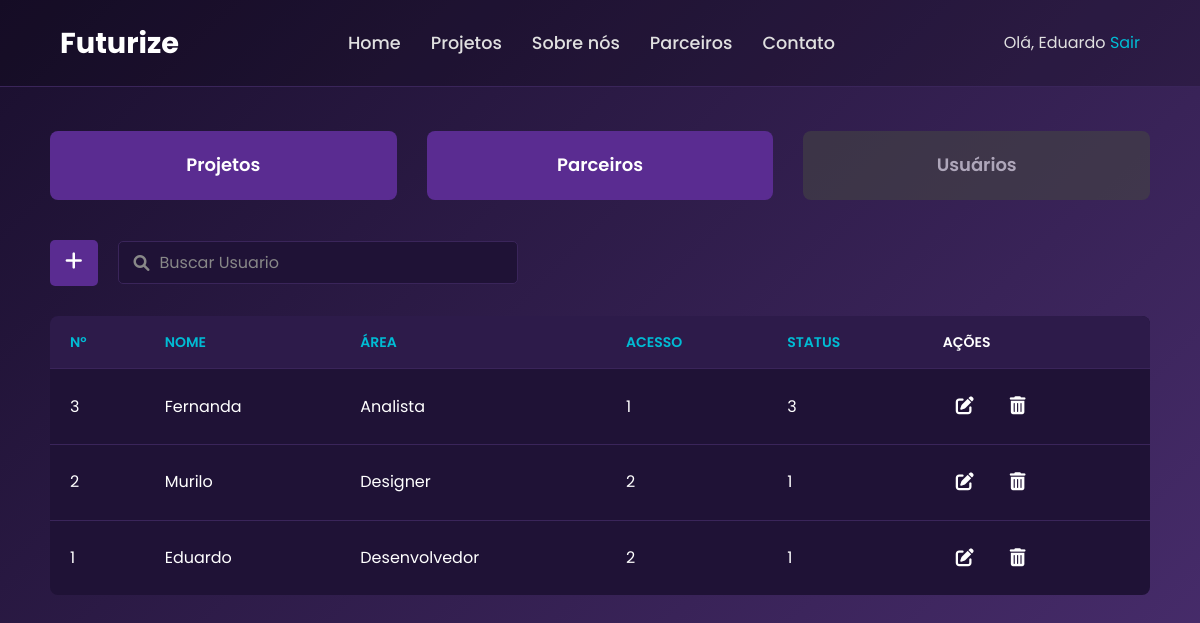
Page /dashboard_usuario.php?ordenarPor=usr_Id&ordem=DESC (signed in) on the committed database.
### tables this page shows
CREATE TABLE `usuario` (
  `usr_Id` int(11) NOT NULL,
  `usr_Foto` varchar(250) DEFAULT NULL,
  `usr_Nome` varchar(60) NOT NULL,
  `usr_Git` varchar(250) DEFAULT NULL,
  `usr_Link` varchar(250) DEFAULT NULL,
  `usr_Area` varchar(60) NOT NULL,
  `usr_Inst` varchar(250) DEFAULT NULL,
  `usr_Senha` varchar(500) NOT NULL,
  `usr_Email` varchar(120) NOT NULL,
  `usr_Cpf` varchar(15) NOT NULL,
  `usr_Sexo` varchar(11) DEFAULT NULL,
  `usr_logradouro` varchar(250) DEFAULT NULL,
  `usr_NumeroLogr` varchar(60) DEFAULT NULL,
  `usr_Cidade` varchar(60) DEFAULT NULL,
  `usr_Status` int(11) NOT NULL,
  `usr_Nivel` int(11) NOT NULL
);

### Controller/ordena/usuario.php (called while the page is built, shortened)
<?php
include_once __DIR__ . "/../database.php";
$conn = mysqli_connect($serve, $serve_user, $serve_password, $database_name);
$ordenarPor = $_GET['ordenarPor'] ?? 'usr_Id';
$ordem = ($_GET['ordem'] ?? 'ASC') === 'DESC' ? 'DESC' : 'ASC';
$colunasPermitidas = ['usr_Id', 'usr_Nome', 'usr_Area', 'usr_Nivel', 'usr_Status'];
$ordenarPorSeguro = in_array($ordenarPor, $colunasPermitidas) ? $ordenarPor : 'usr_Id';
$ordemSeguro = $ordem;
$sql = "SELECT * FROM usuario";
$sql .= " ORDER BY $ordenarPorSeguro $ordemSeguro";
$consultaUsuarios_bd = mysqli_query($conn, $sql);
?>

### dashboard_usuario.php (the view, shortened to what this page needs)
<!DOCTYPE html>
<html lang="pt-BR">
<head>
    <link rel="stylesheet" href="css/dashboard.css">
    <link rel="stylesheet" href="https://cdnjs.cloudflare.com/ajax/libs/font-awesome/6.0.0-beta3/css/all.min.css">
</head>
<body>
    <?php include "navbar_logado.php";
        require "Controller/Listar/listar_Tudo.php";
        include "Controller/ordena/usuario.php";
    ?>
    <br>
    <br>
    <main class="container">
        <div class="nav-buttons">
            <a href="dashboard_projeto.php"
            class="nav-btn <?php echo basename($_SERVER['PHP_SELF']) === 'dashboard_projeto.php' ? 'active' : ''; ?>">
            Projetos
            </a>
            <a href="dashboard_parceiro.php"
            class="nav-btn <?php echo basename($_SERVER['PHP_SELF']) === 'dashboard_parceiro.php' ? 'active' : ''; ?>">
            Parceiros
            </a>
            <a href="dashboard_usuario.php"
            class="nav-btn <?php echo basename($_SERVER['PHP_SELF']) === 'dashboard_usuario.php' ? 'active' : ''; ?>">
            Usuários
            </a>
        </div>
        <div class="search-section">
            <div class="add-button">
                <a href="form_cadas_usuario.php"><i class="fas fa-plus"></i></a>
            </div>
            <form method="GET" class="search-box">
                <i class="fas fa-search"></i>
                <input type="text" name="buscaUsuario" placeholder="Buscar Usuario" value="<?php echo isset($_GET['buscaUsuario']) ? htmlspecialchars($_GET['buscaUsuario']) : ''; ?>">
            </form>
        </div>
        <table class="projects-table">
            <thead>
                <tr>
                    <th><a href="?ordenarPor=usr_Id&ordem=<?php echo ($ordenarPor === 'usr_Id' && $ordem === 'ASC') ? 'DESC' : 'ASC'; ?>">Nº</a></th>
                    <th><a href="?ordenarPor=usr_Nome&ordem=<?php echo ($ordenarPor === 'usr_Nome' && $ordem === 'ASC') ? 'DESC' : 'ASC'; ?>">Nome</a></th>
                    <th><a href="?ordenarPor=usr_Area&ordem=<?php echo ($ordenarPor === 'usr_Area' && $ordem === 'ASC') ? 'DESC' : 'ASC'; ?>">Área</a></th>
                    <th><a href="?ordenarPor=usr_Nivel&ordem=<?php echo ($ordenarPor === 'usr_Nivel' && $ordem === 'ASC') ? 'DESC' : 'ASC'; ?>">Acesso</a></th>
                    <th><a href="?ordenarPor=usr_Status&ordem=<?php echo ($ordenarPor === 'usr_Status' && $ordem === 'ASC') ? 'DESC' : 'ASC'; ?>">Status</a></th>
                    <th>Ações</th>
                </tr>
            </thead>
            <?php
                $contador = 0;
                if ($consultaUsuarios_bd && mysqli_num_rows($consultaUsuarios_bd) > 0):
            ?>
            <tbody>
                    <?php while(($dadosUsuarios_db = mysqli_fetch_assoc($consultaUsuarios_bd)) && $contador < 10):
                        $contador++;
                    ?>
                <tr>
                    <td><?php echo $dadosUsuarios_db['usr_Id']; ?></td>
                    <td><?php echo $dadosUsuarios_db['usr_Nome']; ?></td>
                    <td><?php echo $dadosUsuarios_db['usr_Area']; ?></td>
                    <td><?php echo $dadosUsuarios_db['usr_Nivel']; ?></td>
                    <td><?php echo $dadosUsuarios_db['usr_Status']; ?></td>
                    <td>
                        <div class="action-buttons">
                            <a href="atualizar_usuario.php?usr_Id=<?php echo $dadosUsuarios_db['usr_Id']?>"
                            title="Atualizar" class="icon-action">
                            <i class="fas fa-edit"></i>
                            </a>
                            <a href="Controller/Deletar/deletar_usuario.php?usr_Id=<?php echo $dadosUsuarios_db['usr_Id']?>"
                            title="Excluir" class="icon-action delete"
                            onclick="return confirm('Tem certeza que deseja excluir este usuário?');">
                            <i class="fas fa-trash-alt"></i>
                            </a>
                        </div>
                    </td>
                </tr>
                    <?php endwhile; ?>
            <?php
                else:
                    echo "<p style='text-align:center; color: red;'>Erro ao buscar os projetos ou nenhum projeto encontrado.</p>";
                endif;
            ?>
            </tbody>
        </table>
    </main>
</body>
</html>

### css/dashboard.css (style rules this page uses)
:root { --dark-purple: #1a0f2e; --light-purple: #4a2e6f; --text-white: #ffffff; --text-blue-light: #80c0ff; --green-button: #28a745; --table-header-bg: #2d1b4a; --table-row-bg: #1f1236; --border-color: #3a255a; }
* { margin: 0; padding: 0; box-sizing: border-box; }
body { font-family: 'Poppins', sans-serif; background: linear-gradient(135deg, var(--dark-purple), var(--light-purple)); color: var(--text-white); min-height: 100vh; }
.container { padding: 40px 50px; }
.search-section { display: flex; align-items: center; margin-bottom: 30px; }
.add-button { background-color: #5a2c91; border-radius: 5px; padding: 10px 15px; margin-right: 20px; cursor: pointer; transition: background-color 0.3s ease; }
.add-button .fas { font-size: 20px; color: var(--text-white); }
.search-box { display: flex; align-items: center; background-color: var(--table-row-bg); border: 1px solid var(--border-color); border-radius: 5px; padding: 8px 15px; flex-grow: 1; max-width: 400px; }
.search-box .fas { color: #888; margin-right: 10px; }
.search-box input { background: none; border: none; outline: none; color: var(--text-white); font-size: 16px; width: 100%; }
.search-box input::placeholder { color: #888; }
.projects-table { width: 100%; border-collapse: collapse; background-color: var(--table-row-bg); border-radius: 8px; overflow: hidden; }
.projects-table th, .projects-table td { padding: 15px 20px; text-align: left; border-bottom: 1px solid var(--border-color); }
.projects-table th { background-color: var(--table-header-bg); color: var(--text-white); font-weight: 600; text-transform: uppercase; font-size: 14px; }
.projects-table td { color: var(--text-white); }
.projects-table tbody tr:last-child td { border-bottom: none; }
.action-buttons { display: flex; gap: 10px; }
.nav-buttons { display: flex; gap: 30px; margin: 40px 0; justify-content: space-between; flex-wrap: wrap; }
.nav-btn { flex: 1; min-width: 150px; text-align: center; padding: 20px 0; background-color: #5a2c91; color: white; border-radius: 8px; text-decoration: none; font-weight: 600; font-size: 18px; transition: background-color 0.3s, transform 0.2s; }
.nav-btn.active { background-color: #444; pointer-events: none; opacity: 0.6; cursor: default; }
.icon-action { background-color: transparent; border: none; color: #ffffff; font-size: 18px; margin: 0 5px; padding: 8px; border-radius: 6px; transition: background-color 0.3s ease; cursor: pointer; text-decoration: none; }

### css/navbar.css (style rules this page uses)
:root { --background-dark: #120b22; --background-gradient-start: #1b1030; --background-gradient-end: #2a154c; --card-background: #1e1136; --accent-color: #6a0572; --light-blue: #00bcd4; --white-text: #ffffff; --light-gray-text: #e0e0e0; }
* { margin: 0; padding: 0; box-sizing: border-box; font-family: 'Poppins', sans-serif; }
body { background-color: var(--background-dark); color: var(--light-gray-text); line-height: 1.6; }
a { color: var(--light-blue); text-decoration: none; transition: color 0.3s ease; }

### rows in the picture
usuario: usr_Id "3", usr_Nome "Fernanda", usr_Area "Analista", usr_Nivel "1", usr_Status "3"
usuario: usr_Id "2", usr_Nome "Murilo", usr_Area "Designer", usr_Nivel "2", usr_Status "1"
usuario: usr_Id "1", usr_Nome "Eduardo", usr_Area "Desenvolvedor", usr_Nivel "2", usr_Status "1"

### other values in the picture
$_SESSION['admin']['login'] "Eduardo"
